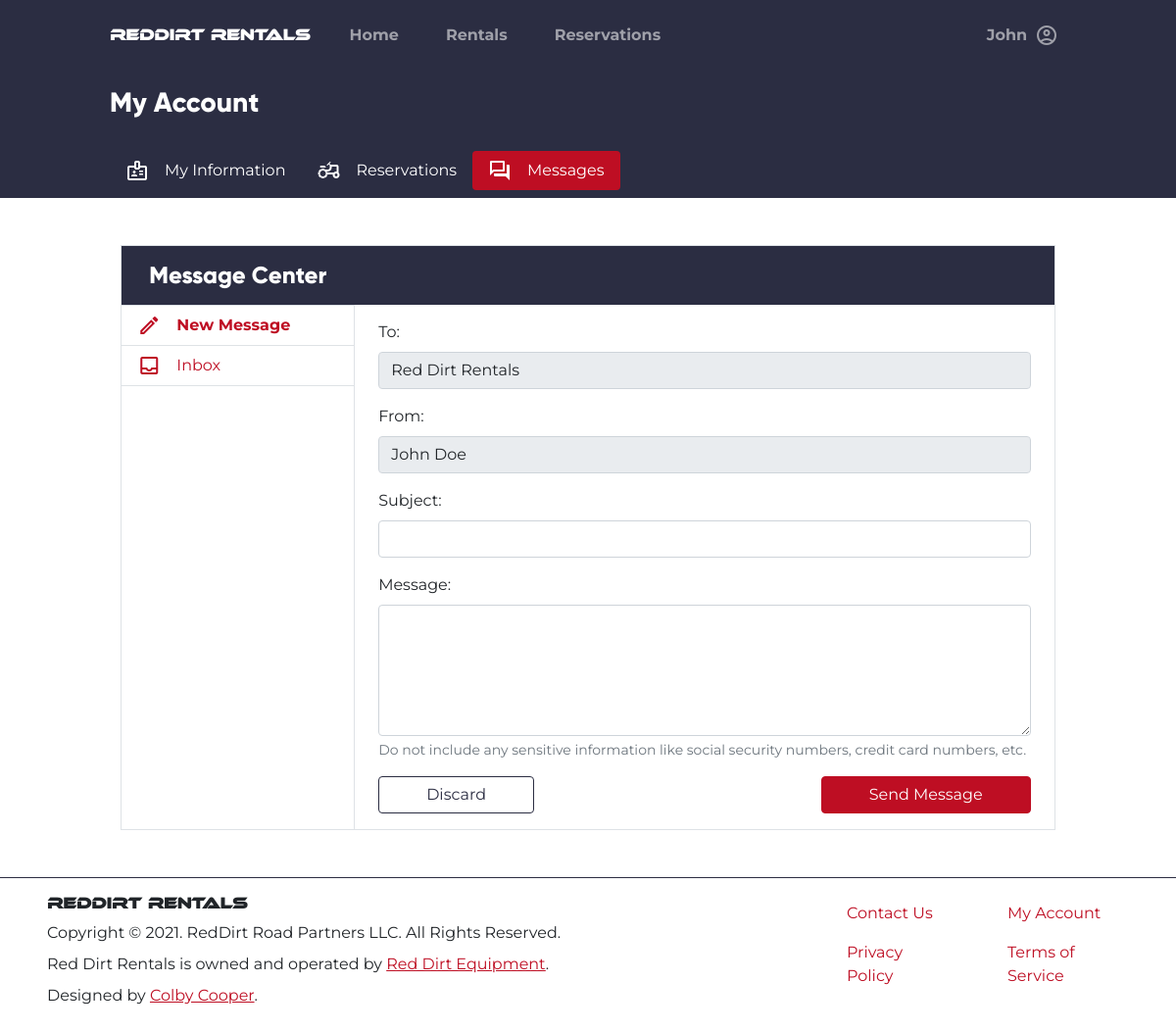
Page /account/messages (signed in) on the earlier database version.
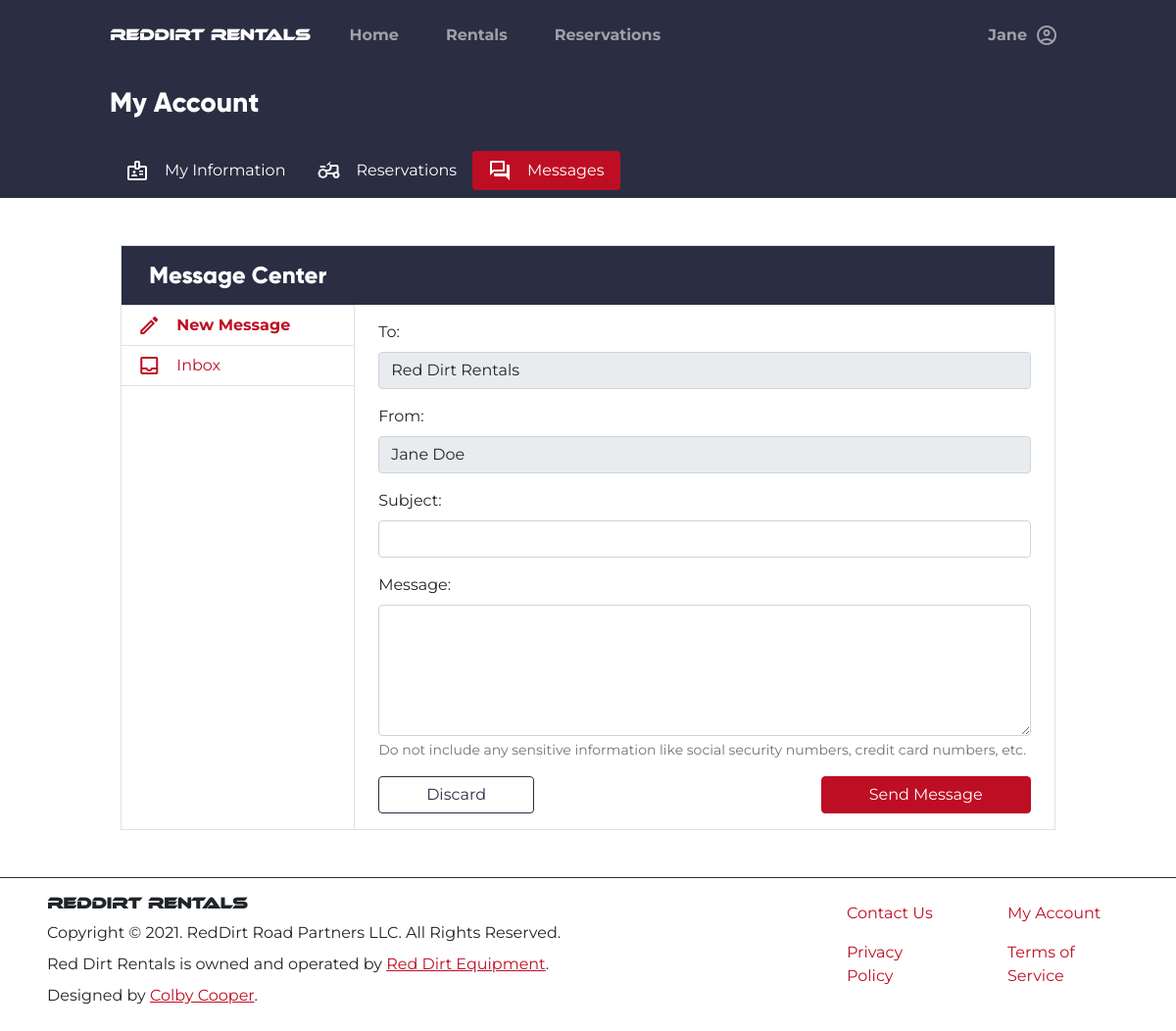
Same page on the later database version.
### tables this page shows
CREATE TABLE users (
    id INTEGER PRIMARY KEY AUTOINCREMENT,
    firstname TEXT NOT NULL,
    lastname TEXT NOT NULL,
    phonenumber TEXT NOT NULL,
    email TEXT NOT NULL,
    password BLOB NOT NULL,
    groups TEXT NOT NULL,
    address TEXT NOT NULL,
    city TEXT NOT NULL,
    state TEXT NOT NULL,
    zip TEXT NOT NULL
, token TEXT, token_expire TEXT);

### rentals_app/account.py (the view, shortened to what this page needs)
@account.route("/messages")
@login_required
def render_messages():
    messages = Message.get_messages(User.find_user(g.user.userid))
    users_friendly = dict()
    for msg in messages:
        users_friendly[msg[1]] = User.find_user(msg[1]).firstname
    emails = list()
    return render_template(
        "account/messages.html", messages=messages, users_friendly=users_friendly
    )

### rentals_app/__init__.py (called while the page is built)
@app.after_request
def after_request(response):
    response.headers["Cache-Control"] = "no-cache, no-store, must-revalidate"
    return response

### rentals_app/auth.py (called while the page is built)
@auth.before_app_request
def fetch_current_user():
    userid = session.get("userid")
    if userid is None:
        g.user = None
    else:
        g.user = User.find_user(userid)

def login_required(view):
    @functools.wraps(view)
    def wrapped_view(**kwargs):
        if g.user is None:
            return redirect(url_for("auth.login"))
        return view(**kwargs)
    return wrapped_view

### rentals_app/helpers.py (called while the page is built)
def connect_to_db():
    con = sqlite3.connect(DB_PATH)
    return con, con.cursor()

### rentals_app/models/message.py (called while the page is built)
    def get_messages(user: User) -> list():
        con, cur = helpers.connect_to_db()
        sql = """
            SELECT * FROM messages WHERE to_id='{}'
        """.format(
            user.userid
        )
        try:
            results = cur.execute(sql).fetchall()
            return list(results)
        except Exception as ex:
            current_app.log_exception(ex)
            raise ex
        finally:
            con.close()

### rentals_app/templates/account/messages.html (shortened to what the changed rows need)
{% extends "Base.html" %}
{% block content %}
<div class="container-fluid">
    <div class="row mx-3">
        <div class="col-md-10 mx-auto my-5">
            <div class="row bg-white border">
                <div class="col px-4 py-3 h-100">
                    <div id="compose-view">
                        <form method="POST"
                              action="{{url_for('account.send_message')}}">
                            <div class="mb-3">
                                <label class="form-label">From:</label>
                                <input type="text"
                                       disabled
                                       required
                                       name="msg_from"
                                       value="{{g.user.firstname}}&nbsp;{{g.user.lastname}}"
                                       class="form-control">
                            </div>
                        </form>
                    </div>
                </div>
            </div>
        </div>
    </div>
</div>
{% endblock %}

### rentals_app/templates/base.html (shortened to what this page needs)
<!doctype html>
<html lang="en">
<head>
    <link rel="stylesheet"
          href="https://cdn.jsdelivr.net/npm/fullcalendar@5.7.2/main.css"
>
    <link rel="stylesheet"
          href="{{url_for('static', filename='global.css')}}">
</head>
<body class="bg-white"
      style="overflow-x: hidden;">
    <div class="row mx-0 bg-dark">
        <div class="col-md-10 mx-auto">
            <nav class="navbar navbar-expand-md navbar-dark bg-dark py-3">
                <a href="{{url_for('index.root')}}"
                   class="navbar-brand">
                    <h6 class="m-0"
                        style="font-family:ethnocentric;">RedDirt Rentals</h6>
                </a>
                <div class="collapse navbar-collapse"
                     id="nav_main">
                    <ul class="navbar-nav w-100">
                        <li class="nav-item mx-3">
                            <a class="nav-link fw-bold"
                               aria-current="page"
                               href="{{ url_for('index.root') }}">Home</a>
                        </li>
                        <li class="nav-item px-3">
                            <a class="nav-link fw-bold"
                               href="{{url_for('Rentals.all_rentals')}}">Rentals</a>
                        </li>
                        <li class="nav-item mx-3">
                            <a class="nav-link fw-bold"
                               href="{{url_for('account.reservations', id=None)}}">Reservations</a>
                        </li>
                        {% if g.user != None %}
                        <li class="nav-item dropdown dropdown-dark ms-md-auto ms-3 ps-3">
                            <a class="nav-link dropdown-toggle d-flex flex-row align-items-center fw-bold"
                               href="#"
                               data-bs-toggle="dropdown"
                               aria-expanded="false">
                                <span class="me-2">{{g.user.firstname}}</span>
                                <span class="material-icons-outlined">
                                </span>
                            </a>
                        </li>
                        {% endif %}
                    </ul>
                </div>
            </nav>
        </div>
    </div>
    {% block content %} {% endblock %}
    <div class="row mx-0 border-top border-dark">
        <div class="col-md-8 mx-auto px-5 py-3">
            <h6 class="m-0"
                style="font-family: ethnocentric;">RedDirt Rentals</h6>
            <p class="my-2">Copyright &copy; 2021. RedDirt Road Partners LLC. All Rights Reserved.</p>
            <p class="my-2">Red Dirt Rentals is owned and operated by <a href="https://reddirtequipment.com"
                   target="_blank">Red Dirt Equipment</a>.</p>
            <p class="mb-2">Designed by <a href="mailto:ccooper@reddirtequipment.com">Colby Cooper</a>.</p>
        </div>
        <div class="col px-5 py-3">
            <ul class="nav flex-column">
                <div class="row row-cols-2">
                    <li class="nav-item col">
                        <a href="{{ url_for('index.contact') }}"
                           class="nav-link">Contact Us</a>
                    </li>
                    <li class="nav-item col">
                        <a href="{{ url_for('account.index') }}"
                           class="nav-link">My Account</a>
                    </li>
                    <li class="nav-itemcol">
                        <a href="{{ url_for('index.privacy_policy') }}"
                           class="nav-link">Privacy Policy</a>
                    </li>
                    <li class="nav-item col">
                        <a href="{{ url_for('index.terms') }}"
                           class="nav-link">Terms of Service</a>
                    </li>
                </div>
            </ul>
        </div>
    </div>
</body>
</html>

Differences in the rows shown:
changed users: user.firstname "John" → "Jane"; msg_from "John Doe" → "Jane Doe"
